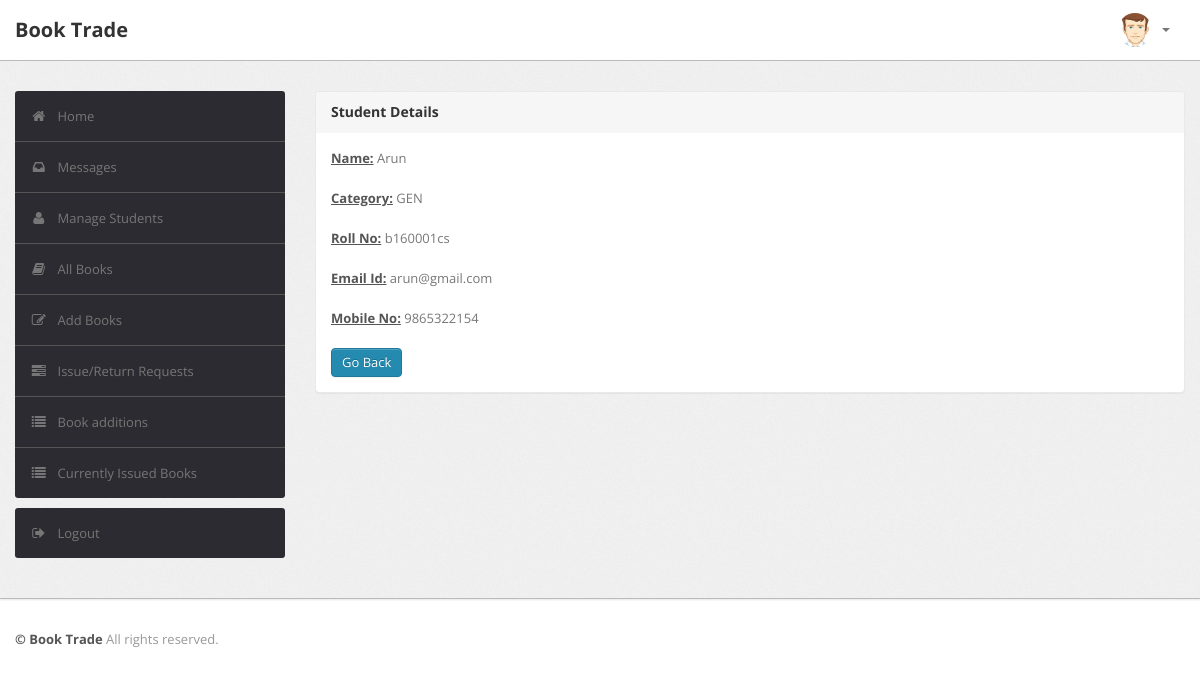
The page /admin/studentdetails.php?id=b160001cs (signed in) on the database its author committed.
### tables this page shows
CREATE TABLE `user` (
  `RollNo` varchar(50) NOT NULL,
  `Name` varchar(50) DEFAULT NULL,
  `Type` varchar(50) DEFAULT NULL,
  `Category` varchar(50) DEFAULT NULL,
  `EmailId` varchar(50) DEFAULT NULL,
  `MobNo` bigint DEFAULT NULL,
  `Password` varchar(50) DEFAULT NULL
);

### admin/studentdetails.php (the view, shortened to what this page needs)
<?php
require('dbconn.php');
?>
<?php
if ($_SESSION['RollNo']) {
    ?>
<!DOCTYPE html>
<html lang="en">
    <head>
        <link type="text/css" href="bootstrap/css/bootstrap.min.css" rel="stylesheet">
        <link type="text/css" href="bootstrap/css/bootstrap-responsive.min.css" rel="stylesheet">
        <link type="text/css" href="css/theme.css" rel="stylesheet">
        <link type="text/css" href="images/icons/css/font-awesome.css" rel="stylesheet">
    </head>
    <body>
        <div class="navbar navbar-fixed-top">
            <div class="navbar-inner">
                <div class="container">
                        <a class="brand" href="index.php">Book Trade </a>
                    <div class="nav-collapse collapse navbar-inverse-collapse">
                        <ul class="nav pull-right">
                            <li class="nav-user dropdown"><a href="#" class="dropdown-toggle" data-toggle="dropdown">
                                <img src="images/user.png" class="nav-avatar" />
                                <b class="caret"></b></a>
                            </li>
                        </ul>
                    </div>
                </div>
            </div>
        </div>
        <div class="wrapper">
            <div class="container">
                <div class="row">
                    <div class="span3">
                        <div class="sidebar">
                            <ul class="widget widget-menu unstyled">
                                <li class="active"><a href="index.php"><i class="menu-icon icon-home"></i>Home
                                </a></li>
                                 <li><a href="message.php"><i class="menu-icon icon-inbox"></i>Messages</a>
                                </li>
                                <li><a href="student.php"><i class="menu-icon icon-user"></i>Manage Students </a>
                                </li>
                                <li><a href="book.php"><i class="menu-icon icon-book"></i>All Books </a></li>
                                <li><a href="addbook.php"><i class="menu-icon icon-edit"></i>Add Books </a></li>
                                <li><a href="requests.php"><i class="menu-icon icon-tasks"></i>Issue/Return Requests </a></li>
                                <li><a href="bookadditions.php"><i class="menu-icon icon-list"></i>Book additions </a></li>
                                <li><a href="current.php"><i class="menu-icon icon-list"></i>Currently Issued Books </a></li>
                            </ul>
                            <ul class="widget widget-menu unstyled">
                                <li><a href="logout.php"><i class="menu-icon icon-signout"></i>Logout </a></li>
                            </ul>
                        </div>
                    </div>
                    <div class="span9">
                        <div class="content">
                        <div class="module">
                            <div class="module-head">
                                <h3>Student Details</h3>
                            </div>
                            <div class="module-body">
                        <?php
                            $rno=$_GET['id'];
                            $sql="select * from LMS.user where RollNo='$rno'";
                            $result=$conn->query($sql);
                            $row=$result->fetch_assoc();
                                $name=$row['Name'];
                                $category=$row['Category'];
                                $email=$row['EmailId'];
                                $mobno=$row['MobNo'];
                                echo "<b><u>Name:</u></b> ".$name."<br><br>";
                                echo "<b><u>Category:</u></b> ".$category."<br><br>";
                                echo "<b><u>Roll No:</u></b> ".$rno."<br><br>";
                                echo "<b><u>Email Id:</u></b> ".$email."<br><br>";
                                echo "<b><u>Mobile No:</u></b> ".$mobno."<br><br>";
                            ?>
                        <a href="student.php" class="btn btn-primary">Go Back</a>
                               </div>
                           </div>
                        </div>
                    </div>
                </div>
            </div>
        </div>
<div class="footer">
            <div class="container">
                <b class="copyright">&copy; Book Trade </b>All rights reserved.
            </div>
        </div>
    </body>
</html>
<?php }
else {
    echo "<script type='text/javascript'>alert('Access Denied!!!')</script>";
} ?>

### admin/css/theme.css (style rules this page uses)
body { font-size: 13px; font-family: 'Open Sans', Arial, sans-serif; background: #fff; color: #777 }
h1, h2, h3, h4, h5, h6 { color: #333; margin-top: 0 }
h3 { font-size: 20px }
strong, b { color: #555 }
.wrapper { background: url(../images/bg.png) #eee; border-bottom: 1px solid #bbb; -webkit-box-shadow: 0 1px 2px rgba(0,0,0,0.1); -moz-box-shadow: 0 1px 2px rgba(0,0,0,0.1); box-shadow: 0 1px 2px rgba(0,0,0,0.1); padding: 30px 0 }
.footer { color: #999; padding: 30px 0 60px }
body [class^="icon-"], body [class*=" icon-"] { font-size: 14px; line-height: 20px; height: 20px }
.module { background: #fff; -webkit-border-radius: 3px; -moz-border-radius: 3px; border-radius: 3px; border: 1px solid #ccc; border-bottom-color: #bbb; -webkit-box-shadow: 0 0 1px rgba(0,0,0,0.2); -moz-box-shadow: 0 0 1px rgba(0,0,0,0.2); box-shadow: 0 0 1px rgba(0,0,0,0.2); margin-bottom: 30px }
.navbar { position: static!important; margin: 0!important }
.navbar .navbar-inner { background: #fff; border-bottom: 1px solid #bbb; -webkit-box-shadow: 0 1px 2px rgba(0,0,0,0.15); -moz-box-shadow: 0 1px 2px rgba(0,0,0,0.15); box-shadow: 0 1px 2px rgba(0,0,0,0.15) }
.navbar .brand { color: #333; font-weight: bold; font-size: 20px; margin-right: 20px; padding: 20px }
.navbar .nav>li>a { padding: 20px 15px; font-weight: bold; color: #777 }
.nav-user>a { height: 20px }
.nav-avatar { width: 34px; height: 34px; margin: -7px 5px 0 0; -webkit-border-radius: 50%; -moz-border-radius: 50%; border-radius: 50% }
.btn, .btn-box { -webkit-border-radius: 3px; -moz-border-radius: 3px; border-radius: 3px }
.btn { font-size: 13px; font-weight: 600 }
.btn { display: inline-block; margin-bottom: 0; font-weight: 400; text-align: center; vertical-align: middle; cursor: pointer; background-image: none; border: 1px solid transparent; white-space: nowrap; padding: 4px 10px; font-size: 13px; line-height: 1.42857; border-radius: 4px; -webkit-user-select: none; -moz-user-select: none; -ms-user-select: none; user-select: none }
.btn-primary { color: #fff; background-color: #248aaf; border-color: #20799a }
.widget-menu { background: #fff; -webkit-border-radius: 3px; -moz-border-radius: 3px; border-radius: 3px; overflow: hidden }
.widget-menu a { color: #555; display: block; line-height: 20px; padding: 15px; text-decoration: none!important }
.widget-menu .menu-icon { margin-right: 10px; color: #767676; -webkit-transition: all .2s ease-in-out; -moz-transition: all .2s ease-in-out; transition: all .2s ease-in-out; }
.widget-menu>li+li { border-top: 1px solid #555 }
.widget-menu>li>a { background-color: #2d2b32; color: #767676; -webkit-transition: all .2s ease-in-out; -moz-transition: all .2s ease-in-out; transition: all .2s ease-in-out; }
.module { box-shadow: 0 0 3px rgba(0,0,0,.1); border-color: #e9e9e9; margin-bottom: 20px; background-color: #fff; border-radius: 4px; -webkit-box-shadow: 0 1px 1px rgba(0,0,0,.05); box-shadow: 0 1px 1px rgba(0,0,0,.05); }
.module-head { color: #767676; background-color: #f6f6f6; border-color: #e9e9e9; padding: 10px 15px; border-bottom: 1px solid transparent; border-top-right-radius: 3px; border-top-left-radius: 3px; }
.module-head h3 { font-size: 14px; line-height: 20px; height: 20px; margin: 0 }
.module-body { padding: 15px }

### rows shown on the page
user: Name "Arun", Category "GEN", EmailId "arun@gmail.com", MobNo "9865322154"

### other values the page prints
$rno "b160001cs"
